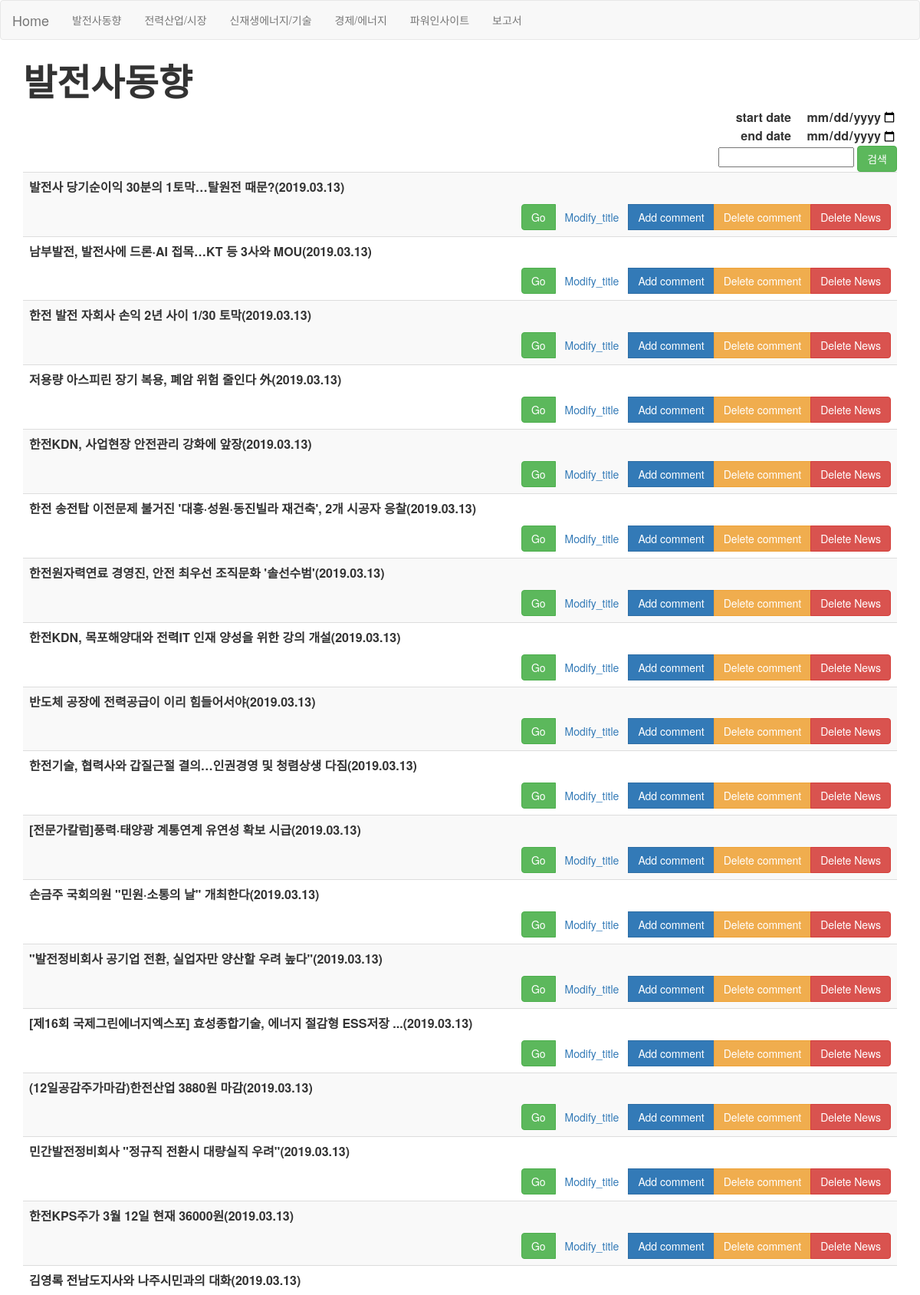
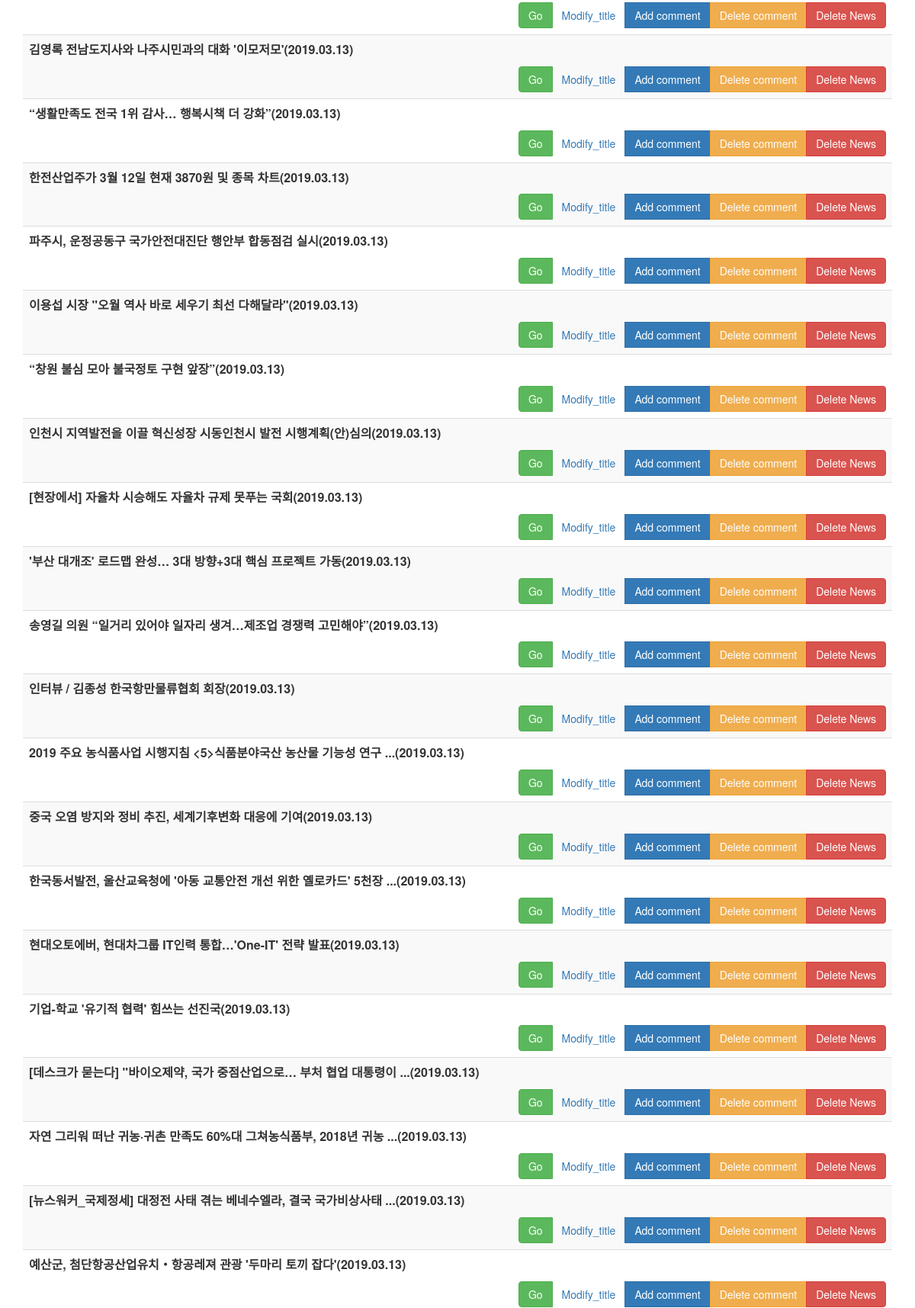
Screenshot of /발전사동향/ (upper part) with the database file from the repository (2 pictures, top to bottom).
### MorningBriefing/models.py (models this page shows)
class News(models.Model):
    Title = models.CharField(max_length=200) #<title>{% News.title%}</title>
    Link = models.CharField(max_length=2000, unique=True) #a href = {% News.link[]%}
    Comment = models.TextField(
        blank = True,
        default = None)
    Published_date = models.DateField(default =timezone.now)
    Select = (
        ('A', '발전사 동향'), # 한전 #남동발전 #한국전력 #동서발전 #..... -- >
        ('B', '전력산업/시장'), #전력 #이병준 #주병권
        ('C', '신재생에너지/기술'),
        ('D', '경제/에너지'),
    )
    Data_field = models.CharField(
        max_length = 1,
        choices = Select,
        blank = True,
        default = 'm',
    )
    class Meta:
        ordering = ['Data_field', 'Published_date' ]

### MorningBriefing/views.py (called while the page is built)
@csrf_exempt
def a(request):
	today=datetime.date.today()
	one_day_ago = today-datetime.timedelta(days=1)
	try:
		start_date=request.POST["start_date"]
	except:
		start_date="2019-01-01"
	try:
		end_date=request.POST["end_date"]
	except:
		end_date=today
	try:
		search=request.POST["search"]
	except:
		search=""
	start_date=start_date if start_date else one_day_ago
	end_date=end_date if end_date else today
	news = News.objects.filter(Q(Published_date__gte=start_date, Published_date__lte=end_date)&Q(Title__contains=search)).order_by('-Published_date')
	context = {'news':news,}
	return render(request, 'MorningBriefing/a.html',context)

### MorningBriefing/templates/MorningBriefing/a.html (shortened to what this page needs)
<!DOCTYPE html>
<html lang="en">
<head>
  <link rel="stylesheet" href="http://maxcdn.bootstrapcdn.com/bootstrap/3.3.6/css/bootstrap.min.css">
</head>
<body>
  <nav class="navbar navbar-default">
    <div class="container-fluid">
      <div class="navbar-header">
        <a class="navbar-brand" href="{% url 'MorningBriefing:home' %}">Home</a>
      </div>
      <ul class="nav navbar-nav">
        <li><a href = "{% url 'MorningBriefing:발전사동향' %}">발전사동향</a></li>
        <li><a href = "{% url 'MorningBriefing:전력산업/시장'%}">전력산업/시장</a></li>
        <li><a href = "{% url 'MorningBriefing:신재생에너지/기술'%}">신재생에너지/기술</a></li>
        <li><a href = "{% url 'MorningBriefing:경제/에너지'%}">경제/에너지</a></li>
        <li><a href = "{% url 'MorningBriefing:파워인사이트'%}">파워인사이트</a></li>
        <li><a href = "{% url 'MorningBriefing:보고서'%}">보고서</a></li>
      </ul>
    </div>
  </nav>
<div class="container">
    <table class="table table-striped">
        <thead>
        <tr>
            <div><B><font size=10>발전사동향</font></B></div>
                <form method="post">
                  <div style="text-align: right"><font size = 3><B>start date<input type="date" style = "text-align: right;border: 0px; font-size: 3" name="start_date" value="{{start_date}}"></B></font>
                  <div style="text-align: right"><font size = 3><B>end  date<input type="date" style = "text-align: right;border: 0px; font-size: 3" name="end_date" value="{{end_date}}"></B></font>
                  <br>
                    <input name="search" value="{{search}}">
                  <input type="submit" class="btn btn-success" value="검색">
                </form>
              </div>
        <tbody>
            {% for news in news %}
            {% if news.Data_field == 'A' %}
        <tr>
            <td>
                <div>
                    <p><font size=3><B>{{news.Title}}({{news.Published_date|date:"Y.m.d"}})</B></font></p>
                </div>
              <div align="right">
                <div class="btn-group">
                  <button type="submit" class="btn btn-success"  style="text-align:right;" onclick="window.open('{{news.Link}}')">Go</button>
                  <a class="btn btn-light" href="{%url 'MorningBriefing:modify_title' pk=news.pk %}">Modify_title</a>
                  <a class="btn btn-primary" href="{%url 'MorningBriefing:add_comment_to_post' pk=news.pk %}">Add comment</a>
                <a href="{% url 'MorningBriefing:delete_news' pk=news.pk %}" class="btn btn-warning del" role="button" onclick="return confirm('정말 삭제하시겠습니까?')">Delete comment</a>
              <a href="{% url 'MorningBriefing:delete' pk=news.pk %}" class="btn btn-danger del" role="button" onclick="return confirm('정말 삭제하시겠습니까?')">Delete News</a>
              </div>
              </div>
            {% endif %}
          </td>
        </tr>
        {% endfor %}
        </tbody>
</body>

### rows the page displays
News: Title "발전사 당기순이익 30분의 1토막…탈원전 때문?", Published_date "2019.03.13"
News: Title "남부발전, 발전사에 드론·AI 접목…KT 등 3사와 MOU", Published_date "2019.03.13"
News: Title "한전 발전 자회사 손익 2년 사이 1/30 토막", Published_date "2019.03.13"
News: Title "저용량 아스피린 장기 복용, 폐암 위험 줄인다 外", Published_date "2019.03.13"
News: Title "한전KDN, 사업현장 안전관리 강화에 앞장", Published_date "2019.03.13"
News: Title "한전 송전탑 이전문제 불거진 '대흥·성원·동진빌라 재건축', 2개 시공자 응찰", Published_date "2019.03.13"
News: Title "한전원자력연료 경영진, 안전 최우선 조직문화 '솔선수범'", Published_date "2019.03.13"
News: Title "한전KDN, 목포해양대와 전력IT 인재 양성을 위한 강의 개설", Published_date "2019.03.13"
News: Title "반도체 공장에 전력공급이 이리 힘들어서야", Published_date "2019.03.13"
News: Title "한전기술, 협력사와 갑질근절 결의…인권경영 및 청렴상생 다짐", Published_date "2019.03.13"
News: Title "[전문가칼럼]풍력·태양광 계통연계 유연성 확보 시급", Published_date "2019.03.13"
News: Title "손금주 국회의원 \"민원·소통의 날\" 개최한다", Published_date "2019.03.13"
News: Title "\"발전정비회사 공기업 전환, 실업자만 양산할 우려 높다\"", Published_date "2019.03.13"
News: Title "[제16회 국제그린에너지엑스포] 효성종합기술, 에너지 절감형 ESS저장 ...", Published_date "2019.03.13"
News: Title "(12일공감주가마감)한전산업 3880원 마감", Published_date "2019.03.13"
News: Title "민간발전정비회사 \"정규직 전환시 대량실직 우려\"", Published_date "2019.03.13"
News: Title "한전KPS주가 3월 12일 현재 36000원", Published_date "2019.03.13"
News: Title "김영록 전남도지사와 나주시민과의 대화", Published_date "2019.03.13"
News: Title "김영록 전남도지사와 나주시민과의 대화 '이모저모'", Published_date "2019.03.13"
News: Title "“생활만족도 전국 1위 감사… 행복시책 더 강화”", Published_date "2019.03.13"
News: Title "한전산업주가 3월 12일 현재 3870원 및 종목 차트", Published_date "2019.03.13"
News: Title "파주시, 운정공동구 국가안전대진단 행안부 합동점검 실시", Published_date "2019.03.13"
News: Title "이용섭 시장 \"오월 역사 바로 세우기 최선 다해달라\"", Published_date "2019.03.13"
News: Title "“창원 불심 모아 불국정토 구현 앞장”", Published_date "2019.03.13"
News: Title "인천시 지역발전을 이끌 혁신성장 시동인천시 발전 시행계획(안)심의", Published_date "2019.03.13"
News: Title "[현장에서] 자율차 시승해도 자율차 규제 못푸는 국회", Published_date "2019.03.13"
News: Title "'부산 대개조' 로드맵 완성… 3대 방향+3대 핵심 프로젝트 가동", Published_date "2019.03.13"
News: Title "송영길 의원 “일거리 있어야 일자리 생겨…제조업 경쟁력 고민해야”", Published_date "2019.03.13"
News: Title "인터뷰 / 김종성 한국항만물류협회 회장", Published_date "2019.03.13"
News: Title "2019 주요 농식품사업 시행지침 <5>식품분야국산 농산물 기능성 연구 ...", Published_date "2019.03.13"
News: Title "중국 오염 방지와 정비 추진, 세계기후변화 대응에 기여", Published_date "2019.03.13"
News: Title "한국동서발전, 울산교육청에 '아동 교통안전 개선 위한 옐로카드' 5천장 ...", Published_date "2019.03.13"
News: Title "현대오토에버, 현대차그룹 IT인력 통합…'One-IT' 전략 발표", Published_date "2019.03.13"
News: Title "기업-학교 '유기적 협력' 힘쓰는 선진국", Published_date "2019.03.13"
News: Title "[데스크가 묻는다] \"바이오제약, 국가 중점산업으로… 부처 협업 대통령이 ...", Published_date "2019.03.13"
News: Title "자연 그리워 떠난 귀농·귀촌 만족도 60%대 그쳐농식품부, 2018년 귀농 ...", Published_date "2019.03.13"
News: Title "[뉴스워커_국제정세] 대정전 사태 겪는 베네수엘라, 결국 국가비상사태 ...", Published_date "2019.03.13"
News: Title "예산군, 첨단항공산업유치‧항공레져 관광 '두마리 토끼 잡다'", Published_date "2019.03.13"
